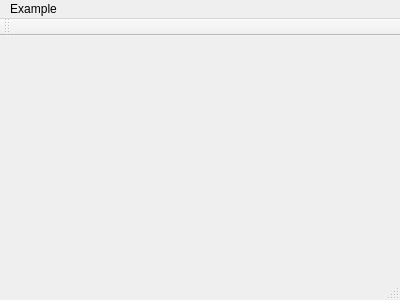
<?xml version="1.0" encoding="UTF-8"?>
<ui version="4.0">
 <class>MainWindow</class>
 <widget class="QMainWindow" name="MainWindow">
  <property name="geometry">
   <rect>
    <x>0</x>
    <y>0</y>
    <width>400</width>
    <height>300</height>
   </rect>
  </property>
  <property name="windowTitle">
   <string>MainWindow</string>
  </property>
  <widget class="QWidget" name="centralWidget"/>
  <widget class="QMenuBar" name="menuBar">
   <property name="geometry">
    <rect>
     <x>0</x>
     <y>0</y>
     <width>400</width>
     <height>24</height>
    </rect>
   </property>
   <widget class="QMenu" name="menuExample">
    <property name="title">
     <string>Example</string>
    </property>
    <addaction name="actionDefault"/>
    <addaction name="actionSimple_Object"/>
    <addaction name="actionColored_quad"/>
    <addaction name="actionOctahedron"/>
    <addaction name="actionTessellator"/>
   </widget>
   <addaction name="menuExample"/>
  </widget>
  <widget class="QToolBar" name="mainToolBar">
   <attribute name="toolBarArea">
    <enum>TopToolBarArea</enum>
   </attribute>
   <attribute name="toolBarBreak">
    <bool>false</bool>
   </attribute>
  </widget>
  <widget class="QStatusBar" name="statusBar"/>
  <action name="actionDefault">
   <property name="text">
    <string>Default</string>
   </property>
  </action>
  <action name="actionSimple_Object">
   <property name="text">
    <string>Simple Object</string>
   </property>
  </action>
  <action name="actionColored_quad">
   <property name="text">
    <string>Colored quad</string>
   </property>
  </action>
  <action name="actionOctahedron">
   <property name="text">
    <string>Octahedron</string>
   </property>
  </action>
  <action name="actionTessellator">
   <property name="text">
    <string>Tessellator</string>
   </property>
  </action>
 </widget>
 <layoutdefault spacing="6" margin="11"/>
 <resources/>
 <connections/>
</ui>
